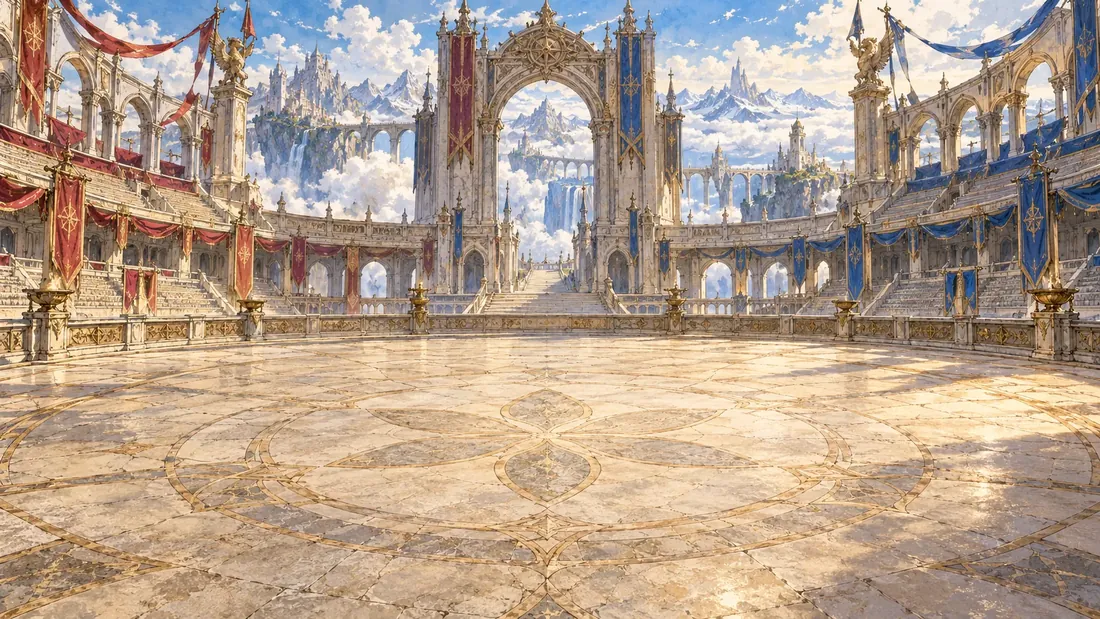
#> input picture src/img/battle/arena-landscape.webp, 1100 x 619 px
$ python -i art_process.py   (imports and definitions only)
#> lines starting #> are read from the running program, lines starting #| are printed output that depends on the picture
#!/usr/bin/env python3
"""ダンジョンの絵の保存・軽量化（scripts/dungeon-art.js から呼ぶ）。

  python3 -I scripts/art_process.py <設定JSON>

設定 JSON：
  { "jobs": [ { "kind": "enemy" | "portrait" | "landscape" | "banner",
                "src": 元の画像, "out": 出力先 .webp,
                "focus": [x, y]（0〜1。切り抜くときの中心。省略時は中央）} ... ] }

- まわりの無地の余白・枠（ほぼ同じ色の行と列）を自動で切り落とす（各辺 12% まで）
- enemy（敵）：縦長（幅:高さ ≒ 0.45〜0.62）にそろえ、幅 360px・80KB 以下
- portrait（スマホの背景）：620×1102（9:16）に余白なしで切り抜き・200KB 以下
- landscape（PC の背景）：1100×619（16:9）・200KB 以下
- cutout（背景を透明にした敵）：透明のまま。透明が無い絵は、まわりの平らな地の色を外側から塗りつぶして抜く。
  中身の大きさに切り詰め、幅 360px 以内・80KB 以下（戦闘で背景の中に立たせる。src/img/boss）
- enemycut（背景なしの絵から作る紋章・図鑑用の敵の絵）：cutout と同じく抜いてから、透明のまま縦長（幅:高さ 0.56）の
  箱に下ぞろえで置き、幅 360px・80KB 以下（src/img/chara。背景ありの絵 floorN が無いときに使う）
- banner（ダンジョン一覧のカード）：横長の背景から 2:1 で切り抜き、640×320・60KB 以下（スマホのカードは約 2.1:1、PC は約 1.6:1 で、どちらも余白なしで覆う）
結果（大きさ・容量・画質）を JSON で標準出力に出す。
"""
import io
import json
import statistics
import sys

from PIL import Image

SPECS = {
    'enemy':     {'max_kb': 80,  'width': 360},
    'portrait':  {'max_kb': 200, 'size': (620, 1102)},
    'landscape': {'max_kb': 200, 'size': (1100, 619)},
    'banner':    {'max_kb': 60,  'size': (640, 320)},
    'cutout':    {'max_kb': 80,  'width': 360},
    'enemycut':  {'max_kb': 80,  'width': 360},
}
ENEMY_RATIO = (0.45, 0.62)   # 幅÷高さ（既存の敵の絵は約 0.53）


# [72 lines left out: functions flatten, trim, cover, enemy, save_small, not called in this run]


def cutout(src):
    """背景を透明にした敵の絵：透明が無ければ、外側から平らな地の色を抜く。中身の大きさに切り詰めて縮める。"""
#> called with src = '../src/img/battle/arena-landscape.webp'
    from PIL import ImageDraw, ImageFilter
    im = Image.open(src).convert('RGBA')
    a = im.getchannel('A')
#> a: PIL image 1100x619 L; every value is 255
    if a.getextrema()[0] > 250:   # 透明が無い：四隅の色を地の色として、外側からつながっている所を抜く
        rgb = im.convert('RGB')
#> rgb is the input picture: PIL image 1100x619 RGB; mean R, G, B 179.9, 159.7, 141.8
        w, h = rgb.size
#> w = 1100; h = 619
        mask = Image.new('L', (w + 2, h + 2), 0)
#> mask: PIL image 1102x621 L; every value is 0
        pad = Image.new('RGB', (w + 2, h + 2), rgb.getpixel((0, 0)))
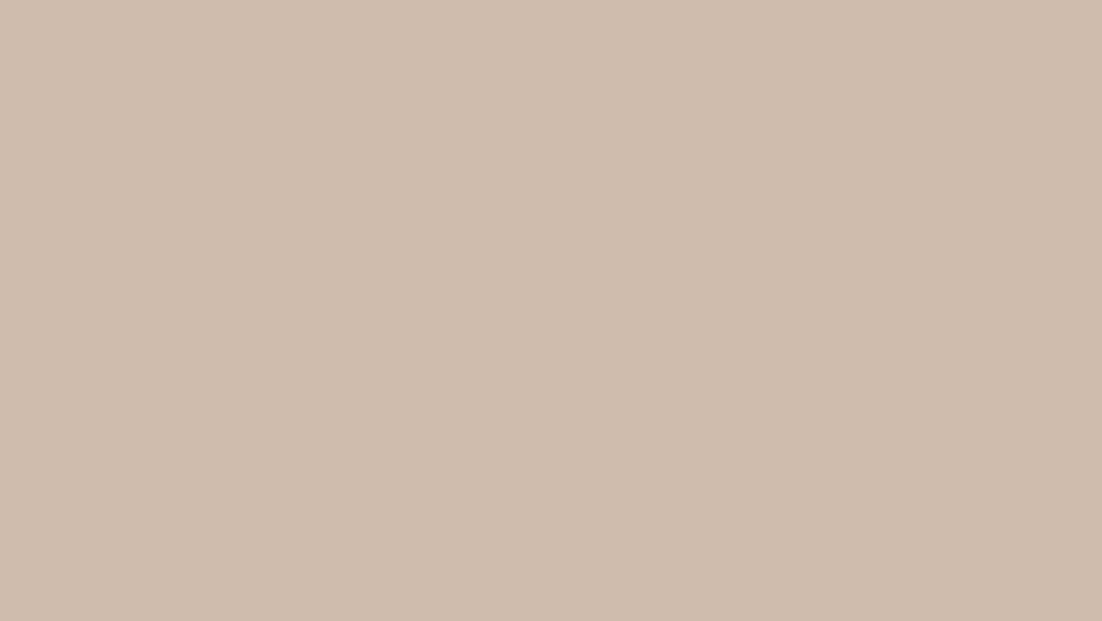
#> pad: PIL image 1102x621 RGB; mean R, G, B 208, 188, 172
        pad.paste(rgb, (1, 1))
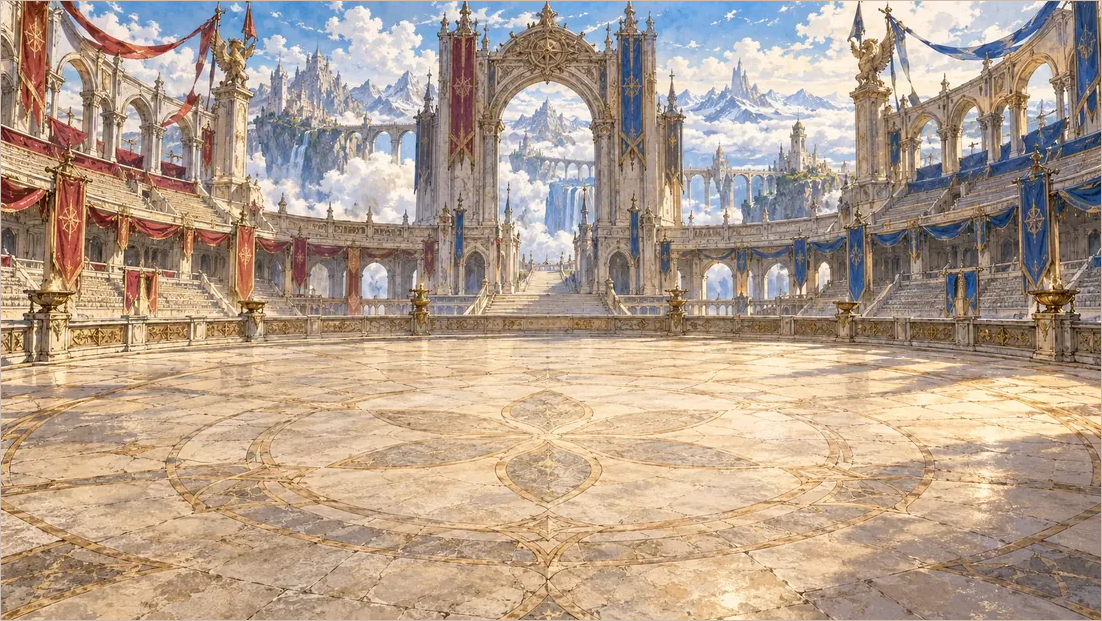
#> pad: PIL image 1102x621 RGB; mean R, G, B 180, 159.9, 142
        ImageDraw.floodfill(pad, (0, 0), (255, 0, 255), thresh=34)
        px = pad.load()
        m = Image.new('L', (w, h), 255)
        mp = m.load()
        for y in range(h):
            for x in range(w):
                if px[x + 1, y + 1] == (255, 0, 255):
                    mp[x, y] = 0
        m = m.filter(ImageFilter.GaussianBlur(1.2))
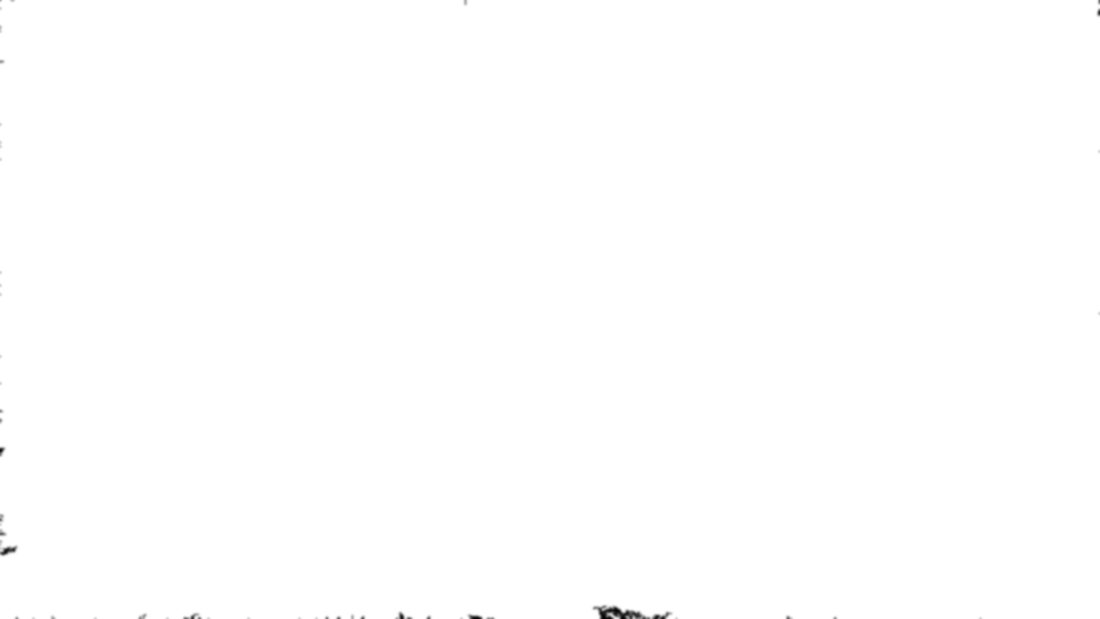
#> m: PIL image 1100x619 L; min 2, max 255, mean 254.7
        im.putalpha(m)
    a = im.getchannel('A').point(lambda v: 0 if v < 24 else v)
    im.putalpha(a)
    box = a.getbbox()
#> box = (0, 0, 1100, 619)
    if box:
        x0, y0, x1, y1 = box
#> x0 = 0; y0 = 0; x1 = 1100; y1 = 619
        p = 8
        im = im.crop((max(0, x0 - p), max(0, y0 - p), min(im.width, x1 + p), min(im.height, y1 + p)))
    tw = SPECS['cutout']['width']
    if im.width > tw:
        im = im.resize((tw, round(im.height * tw / im.width)), Image.LANCZOS)
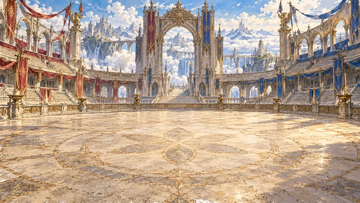
#> im: PIL image 360x203 RGBA; mean R, G, B, A 179.8, 159.7, 141.8, 254.7; transparent parts drawn white
    if im.height > 700:
        im = im.resize((round(im.width * 700 / im.height), 700), Image.LANCZOS)
    return im


# [35 lines left out: functions enemy_from_cut, run, not called in this run]


def main():
    cfg = json.load(open(sys.argv[1], encoding='utf-8'))
    print(json.dumps([run(j) for j in cfg['jobs']], ensure_ascii=False))


# [2 lines not run here, left out]

>>> result = cutout('../src/img/battle/arena-landscape.webp')

$ run again, on src/img/battle/cove-landscape.webp
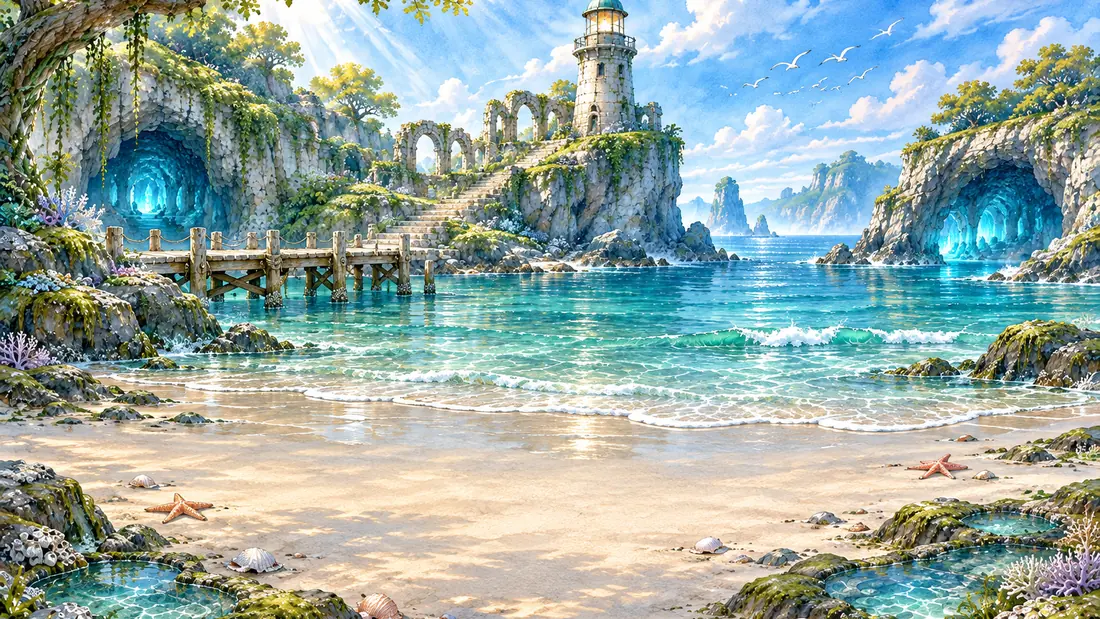
#> input picture src/img/battle/cove-landscape.webp, 1100 x 619 px
#> a: PIL image 1100x619 L; every value is 255
#> in cutout, rgb is the input picture: PIL image 1100x619 RGB; mean R, G, B 150.3, 169.7, 164
#> mask: PIL image 1102x621 L; every value is 0
#> in cutout, `pad.paste(rgb, (1, 1))`:
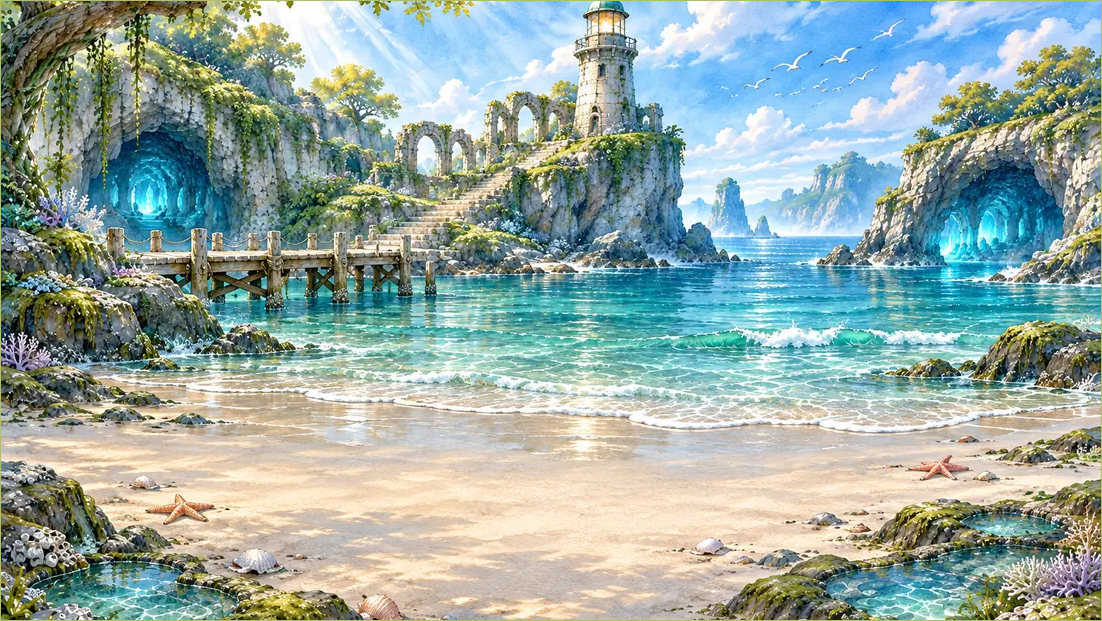
#> pad: PIL image 1102x621 RGB; mean R, G, B 150.5, 169.8, 163.7
#> box = (0, 0, 1100, 619)
#> x0 = 0; x1 = 1100; y1 = 619
#> in cutout, `im = im.resize((tw, round(im.height * tw / im.width)), Image.LANCZOS)`:
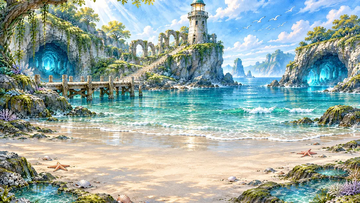
#> im: PIL image 360x203 RGBA; mean R, G, B, A 150.3, 169.7, 164, 255; transparent parts drawn white

$ run again, on src/img/battle/cove-portrait.webp
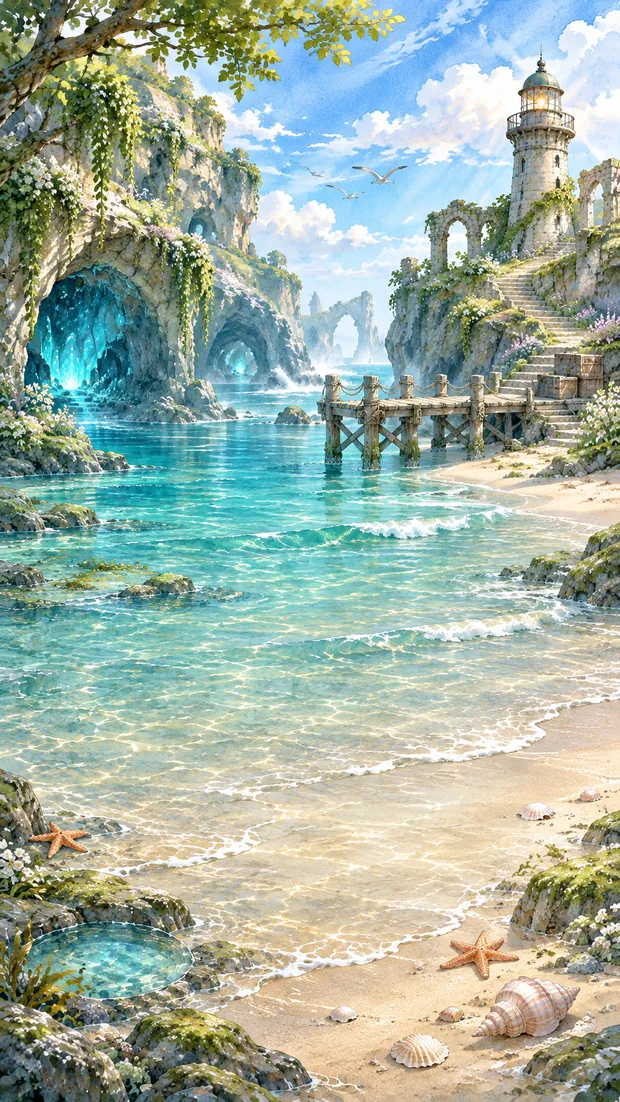
#> input picture src/img/battle/cove-portrait.webp, 620 x 1102 px
#> a: PIL image 620x1102 L; every value is 255
#> in cutout, rgb is the input picture: PIL image 620x1102 RGB; mean R, G, B 160, 176.9, 163.4
#> mask: PIL image 622x1104 L; every value is 0
#> in cutout, `pad = Image.new('RGB', (w + 2, h + 2), rgb.getpixel((0, 0)))`:
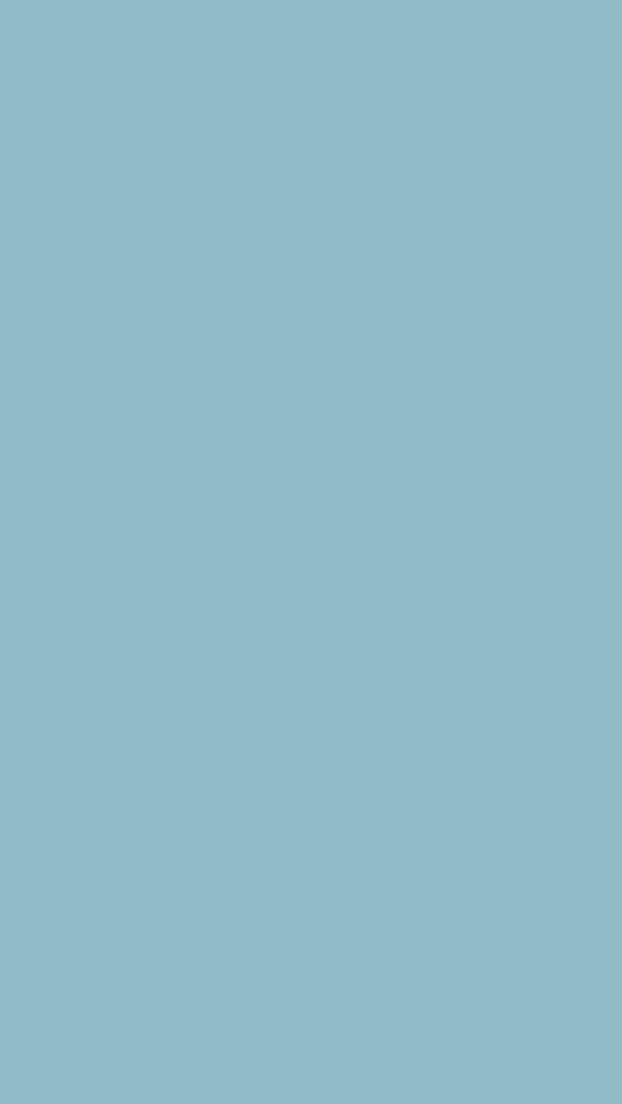
#> pad: PIL image 622x1104 RGB; mean R, G, B 145, 187, 198
#> in cutout, `pad.paste(rgb, (1, 1))`:
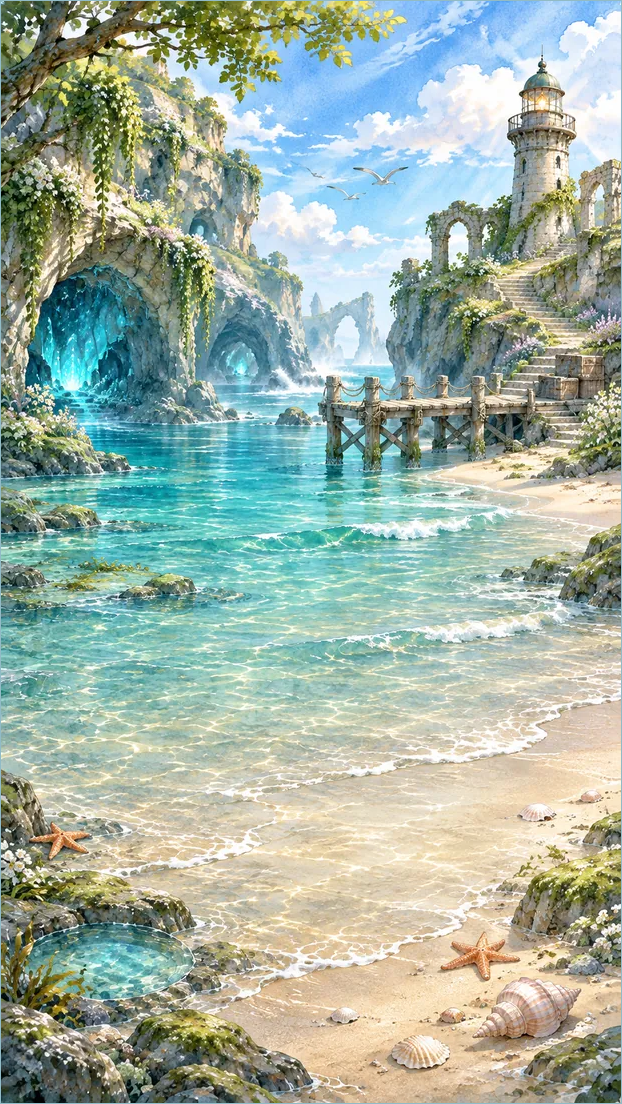
#> pad: PIL image 622x1104 RGB; mean R, G, B 159.9, 177, 163.5
#> box = (0, 0, 620, 1102)
#> x0 = 0; x1 = 620; y1 = 1102

$ run again, on src/img/battle/eclipse-landscape.webp
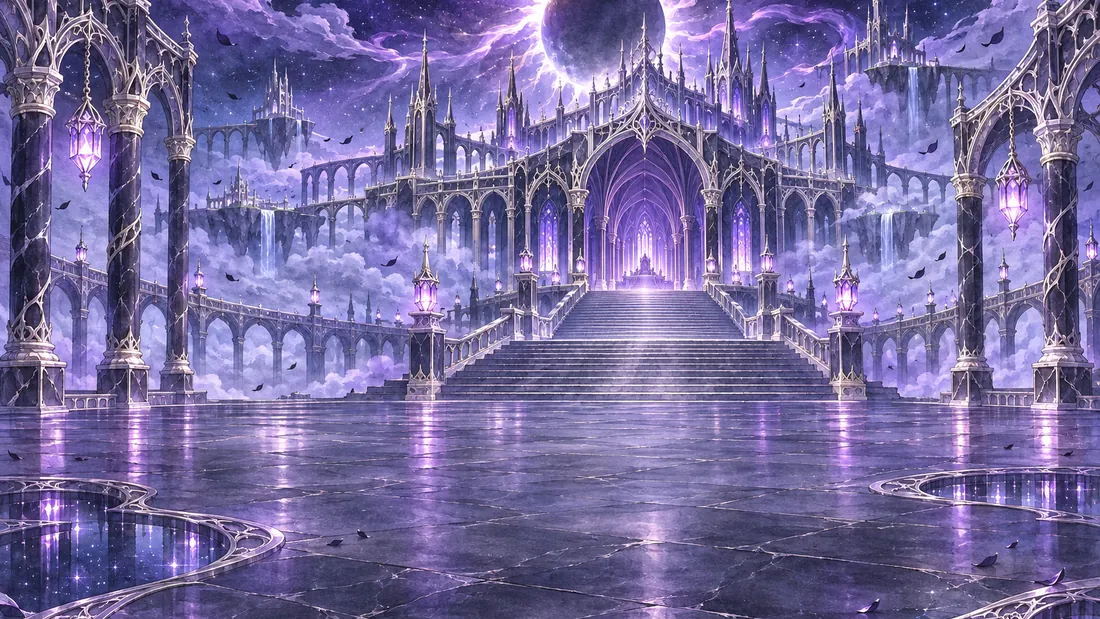
#> input picture src/img/battle/eclipse-landscape.webp, 1100 x 619 px
#> in cutout, rgb is the input picture: PIL image 1100x619 RGB; mean R, G, B 118.3, 108.1, 159.7
#> mask: PIL image 1102x621 L; every value is 0
#> in cutout, `m = m.filter(ImageFilter.GaussianBlur(1.2))`:
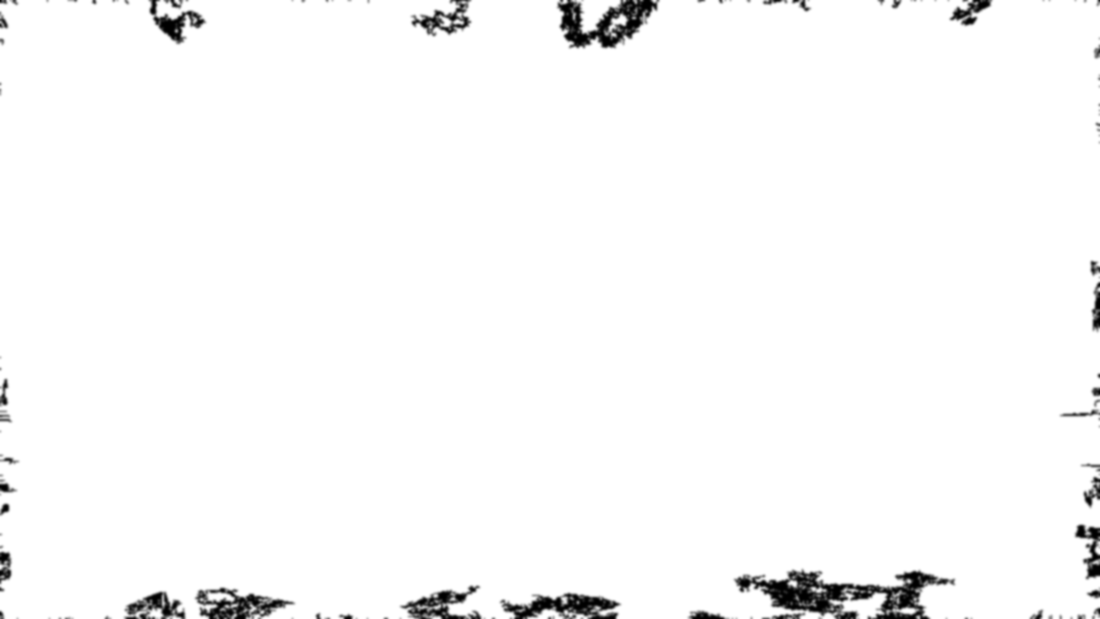
#> m: PIL image 1100x619 L; min 0, max 255, mean 249.1
#> box = (0, 0, 1100, 619)
#> x0 = 0; x1 = 1100; y1 = 619
#> in cutout, `im = im.resize((tw, round(im.height * tw / im.width)), Image.LANCZOS)`:
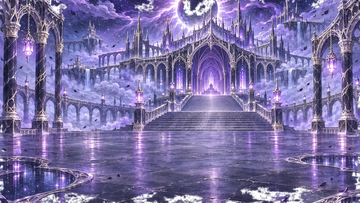
#> im: PIL image 360x203 RGBA; mean R, G, B, A 118.1, 107.9, 159.4, 249.1; transparent parts drawn white
